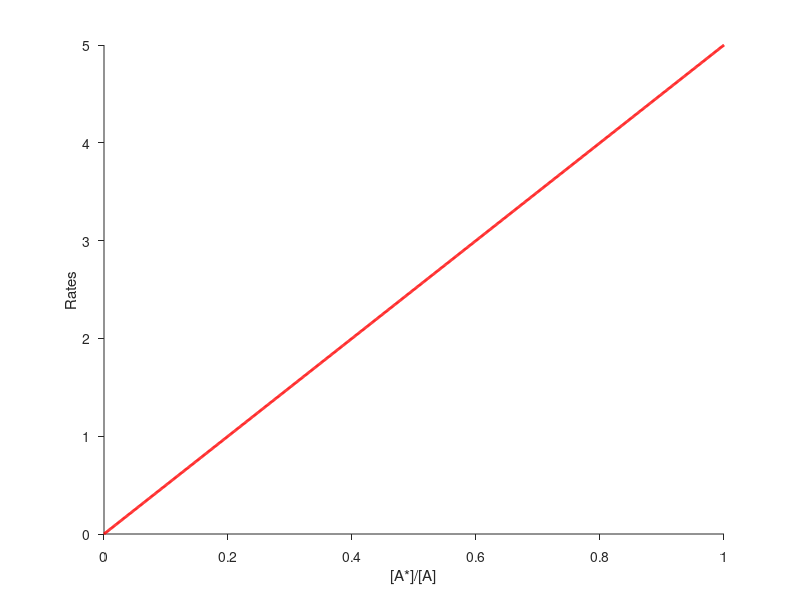

This figure's MATLAB source:
% % Rate-balance plots
% % 
% % 1) Linear system with no feedback, forward rate depends on [S]
% %
close all
clear

Astar = 0:0.001:1 ;
kplus = 2 ;
kminus = 5 ;

BR = kminus*Astar ;
figure
hold on 
plot(Astar,BR,'r','LineWidth',2)
set(gca,'TickDir','Out')
xlabel('[A*]/[A]')
ylabel('Rates')

%for i=1:length(S)
%  FR = kplus*S(i)*(1-Astar) ;
%  [minpos,index] = min(abs(FR - BR)) ;
%  A_SS(i) = Astar(index) ;
%  plot(Astar,FR,'b','LineWidth',2)
%end
%axis([0 1 0 max(FR)])

%figure
%plot(S,A_SS,'bo-','LineWidth',2)
%set(gca,'TickDir','Out')
%xlabel('Stimulus [S]')
%ylabel('Steady-state [A*]/[A]')